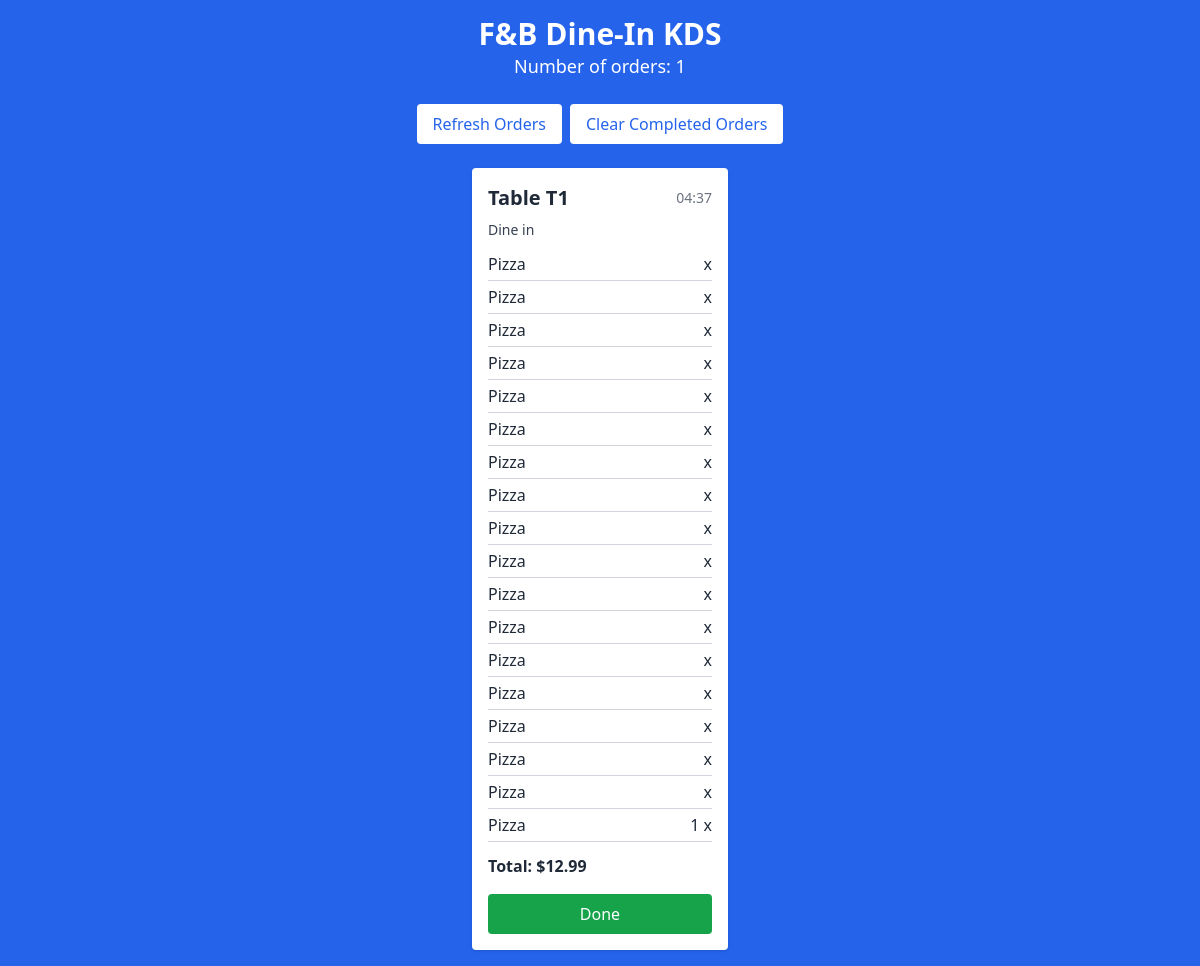
Page /table/kitchen/orders/ on the earlier database version.
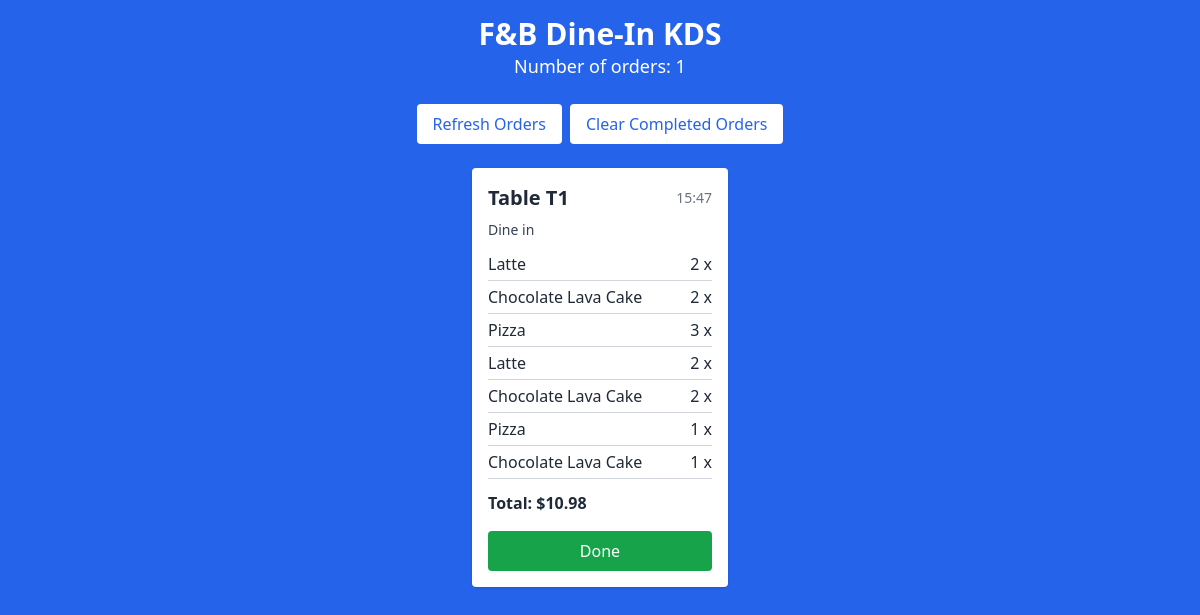
Same page on the later database version.
### qrcode_app/models.py (models this page shows, shortened)
class Order(models.Model):
    STATUS_CHOICES = [
        ('pending', 'Pending'),
        ('paid', 'Paid'),
        ('preparing', 'Preparing'),
        ('completed', 'Completed'),
        ('cancelled', 'Cancelled'),
    ]
    table = models.ForeignKey(Table, on_delete=models.CASCADE)
    items = models.JSONField()
    total_amount = models.DecimalField(max_digits=10, decimal_places=2)
    status = models.CharField(max_length=20, choices=STATUS_CHOICES, default='pending')
    stripe_payment_intent = models.CharField(max_length=100, blank=True)
    created_at = models.DateTimeField(auto_now_add=True)
    updated_at = models.DateTimeField(auto_now=True)
    class Meta:
        indexes = [
            models.Index(fields=['table']),
            models.Index(fields=['created_at']),
        ]

### qrcode_app/views.py (the view)
# urls.py: path('kitchen/orders/', kitchen_order_view, name='kitchen_order_view'),
def kitchen_order_view(request):
    orders = Order.objects.filter(status='pending')  # 或使用其他条件
    context = {
        'orders': orders
    }
    return render(request, 'qrcode_app/kitchen_order_display.html', context)

### qrcode_app/templates/qrcode_app/kitchen_order_display.html (shortened to what this page needs)
<!DOCTYPE html>
<html lang="en">
<head>
  <script src="https://cdn.tailwindcss.com"></script>
</head>
<body class="bg-blue-600 min-h-screen text-white p-4">
  <div class="max-w-7xl mx-auto">
    <header class="text-center mb-6">
      <h1 class="text-3xl font-bold">F&B Dine-In KDS</h1>
      <h2 class="text-lg">
        Number of orders: <span id="order-count">{{ orders|length }}</span>
      </h2>
    </header>
    <div class="flex flex-row justify-center space-x-2 mb-6">
      <button class="bg-white text-blue-600 px-4 py-2 rounded"
              onclick="refreshOrders()">Refresh Orders</button>
      <button class="bg-white text-blue-600 px-4 py-2 rounded"
              onclick="clearCompletedOrders()">Clear Completed Orders</button>
    </div>
    <div
      id="order-container"
      class="flex flex-row flex-wrap gap-4 justify-center"
    >
      {% if orders %}
        {% regroup orders by table.table_number as grouped_orders %}
        {% for group in grouped_orders %}
        <div
          id="table-card-{{ group.grouper }}"
          class="bg-white text-gray-800 rounded shadow p-4 w-64 table-card"
        >
          <div class="flex items-center justify-between mb-2">
            <h3 class="text-xl font-semibold">Table T{{ group.grouper }}</h3>
            <div class="text-sm text-gray-500">
              {{ group.list.0.created_at|time:"H:i" }}
            </div>
          </div>
          <div id="order-status-{{ group.grouper }}" class="text-sm text-gray-700 mb-2">
            Dine in
          </div>
          {% for order in group.list %}
            {% for item in order.items %}
            <div class="flex justify-between border-b border-gray-300 py-1">
              <span class="cursor-pointer" onclick="toggleItemComplete(this)">
                {{ item.name }}
              </span>
              <span>{{ item.quantity }} x</span>
            </div>
            {% endfor %}
          {% endfor %}
          {% if group.list %}
            <div class="font-bold mt-3">
              Total: ${{ group.list.0.total_amount }}
            </div>
          {% else %}
            <div class="font-bold mt-3">
              Total: $0.00
            </div>
          {% endif %}
          <button
            id="mark-done-{{ group.grouper }}"
            class="mark-done bg-green-600 text-white w-full mt-4 py-2 rounded"
            onclick="markOrderDone('{{ group.grouper }}')"
          >
            Done
          </button>
        </div>
        {% endfor %}
      {% else %}
        <div class="text-center text-xl text-gray-200">
          No orders found.<br>
          Click "Load Test Data" to see examples, or wait for new orders.
        </div>
      {% endif %}
    </div>
  </div>
</body>
</html>

Differences in the rows shown:
removed Order: list.0.created_at "04:37", name "Pizza", list.0.total_amount "12.99", shown under "1"
removed Order: name "Pizza", shown under "1"
removed Order: name "Pizza", shown under "1"
removed Order: name "Pizza", shown under "1"
removed Order: name "Pizza", shown under "1"
removed Order: name "Pizza" "Pizza", shown under "1"
removed Order: name "Pizza", shown under "1"
removed Order: name "Pizza", shown under "1"
removed Order: name "Pizza", shown under "1"
removed Order: name "Pizza", shown under "1"
removed Order: name "Pizza", shown under "1"
removed Order: name "Pizza", shown under "1"
removed Order: name "Pizza", shown under "1"
removed Order: name "Pizza", shown under "1"
removed Order: name "Pizza" "Pizza", shown under "1"
removed Order: name "Pizza", quantity "1"
added Order: list.0.created_at "15:47", name "Latte" "Chocolate Lava Cake", quantity "2" "2", list.0.total_amount "10.98", shown under "1"
added Order: name "Pizza", quantity "3", shown under "1"
added Order: name "Latte" "Chocolate Lava Cake", quantity "2" "2", shown under "1"
added Order: name "Pizza" "Chocolate Lava Cake", quantity "1" "1"
Other differences:
new list line: "Table T 1 Dine in Total: $ Done"
list line gone: "Table T 1 Dine in Total: $ Done"
